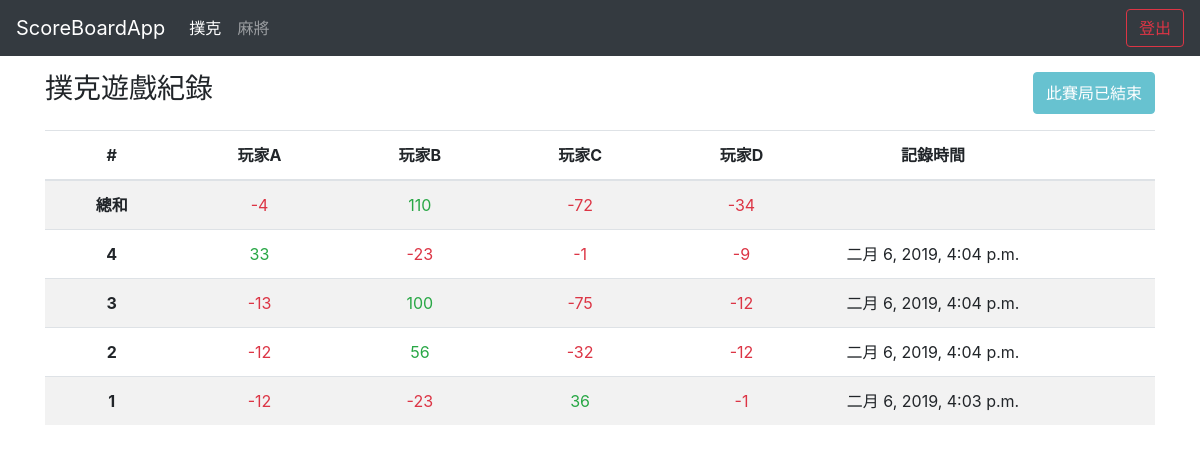
Screenshot of /poker/12/ (signed in) with the database file from the repository.
### poker/models.py (models this page shows)
class Game(models.Model):
    STATUS = (
        (0, '進行中'),
        (1, '已結束'),
    )
    owner = models.ForeignKey(User, on_delete=models.CASCADE, verbose_name="擁有者")
    player1 = models.CharField(max_length=10, verbose_name="玩家1")
    player2 = models.CharField(max_length=10, verbose_name="玩家2")
    player3 = models.CharField(max_length=10, verbose_name="玩家3")
    player4 = models.CharField(max_length=10, verbose_name="玩家4")
    status = models.IntegerField(choices=STATUS, default=0, verbose_name="遊戲狀態")
    create_time = models.DateTimeField(default=timezone.now, verbose_name="開始時間")
    end_time = models.DateTimeField(blank=True, null=True, verbose_name="結束時間")

class Round(models.Model):
    game = models.ForeignKey(Game, on_delete=models.CASCADE, verbose_name="對應場")
    score1 = models.IntegerField(verbose_name="玩家1分數")
    score2 = models.IntegerField(verbose_name="玩家2分數")
    score3 = models.IntegerField(verbose_name="玩家3分數")
    score4 = models.IntegerField(verbose_name="玩家4分數")
    create_time = models.DateTimeField(default=timezone.now, verbose_name="記錄時間")

### poker/views.py (the view)
# urls.py: path('<int:id>/', detail, name="poker_detail"),
@login_required(login_url='/user/login')
def detail(request, id):
    poker_active = "active"
    game_name = "撲克"
    game_create_url = "poker_create_round"
    game_end_url = "poker_end_game"
    try:
        game = Game.objects.get(pk=id)
        if(game.owner != request.user):
            return redirect(reverse('poker_index'))
    except:
        return redirect(reverse('poker_index'))
    round_list = Round.objects.filter(game=game).order_by('-pk')
    sum1 = sum2 = sum3 = sum4 = 0
    for round in round_list:
        sum1 += round.score1
        sum2 += round.score2
        sum3 += round.score3
        sum4 += round.score4
    return render(request, "detail.html", locals())

### templates/detail.html (shortened to what this page needs)
{% extends "base.html" %}
{% block content %}
<div class="d-flex mt-3">
  <h3 class="mr-auto">{{ game_name }}遊戲紀錄</h3>
  {% if game.status == 0 %}
  <a href="{% url game_create_url game.id %}" class="btn btn-outline-primary">紀錄分數</a>
  {% else %}
  <button type="button" class="btn btn-info" disabled>此賽局已結束</button>
  {% endif %}
</div>
  <div class="table-responsive-lg">
  <table class="table table-striped text-center mt-3">
    <thead>
      <tr>
        <th scope="col">#</th>
        <th scope="col">{{ game.player1 }}</th>
        <th scope="col">{{ game.player2 }}</th>
        <th scope="col">{{ game.player3 }}</th>
        <th scope="col">{{ game.player4 }}</th>
        <th width="20%" scope="col">記錄時間</th>
        <th width="5%"></th>
        <th width="5%"></th>
      </tr>
    </thead>
    <tbody>
        <tr>
          <th scope="row">總和</th>
          {% if sum1 >= 0 %}<td class="text-success">{{ sum1 }}</td>
          {% else %}<td class="text-danger">{{ sum1 }}</td>{% endif %}
          {% if sum2 >= 0 %}<td class="text-success">{{ sum2 }}</td>
          {% else %}<td class="text-danger">{{ sum2 }}</td>{% endif %}
          {% if sum3 >= 0 %}<td class="text-success">{{ sum3 }}</td>
          {% else %}<td class="text-danger">{{ sum3 }}</td>{% endif %}
          {% if sum4 >= 0 %}<td class="text-success">{{ sum4 }}</td>
          {% else %}<td class="text-danger">{{ sum4 }}</td>{% endif %}
          <td></td>
          <td></td>
          <td></td>
        </tr>
      {% for round in round_list %}
      <tr id="{{round.id}}">
        <th scope="row">{{ forloop.revcounter }}</th>
        {% if round.score1 >= 0 %}<td class="text-success">{{ round.score1 }}</td>
        {% else %}<td class="text-danger">{{ round.score1 }}</td>{% endif %}
        {% if round.score2 >= 0 %}<td class="text-success">{{ round.score2 }}</td>
        {% else %}<td class="text-danger">{{ round.score2 }}</td>{% endif %}
        {% if round.score3 >= 0 %}<td class="text-success">{{ round.score3 }}</td>
        {% else %}<td class="text-danger">{{ round.score3 }}</td>{% endif %}
        {% if round.score4 >= 0 %}<td class="text-success">{{ round.score4 }}</td>
        {% else %}<td class="text-danger">{{ round.score4 }}</td>{% endif %}
        <td>{{ round.create_time }}</td>
        <td>{% if game.status == 0 %}<a href="#" class="text-warning"><i class="far fa-edit"></i></a>{% endif %}</td>
        <td>{% if game.status == 0 %}<a href="#" class="text-danger" data-toggle="modal" data-target="#exampleModal"><i class="far fa-trash-alt"></i></a>{% endif %}</td>
      </tr>
      {% endfor %}
    </tbody>
  </table>
</div>
{% endblock %}

### rows the page displays
Game: player1 "玩家A", player2 "玩家B", player3 "玩家C", player4 "玩家D"
Round: score1 "33", score2 "-23", score3 "-1", score4 "-9", create_time "二月 6, 2019, 4:04 p.m."
Round: score1 "-13", score2 "100", score3 "-75", score4 "-12", create_time "二月 6, 2019, 4:04 p.m."
Round: score1 "-12", score2 "56", score3 "-32", score4 "-12", create_time "二月 6, 2019, 4:04 p.m."
Round: score1 "-12", score2 "-23", score3 "36", score4 "-1", create_time "二月 6, 2019, 4:03 p.m."

### other values shown
{{ game_name }} "撲克"
{{ sum1 }} "-4"
{{ sum2 }} "110"
{{ sum3 }} "-72"
{{ sum4 }} "-34"
